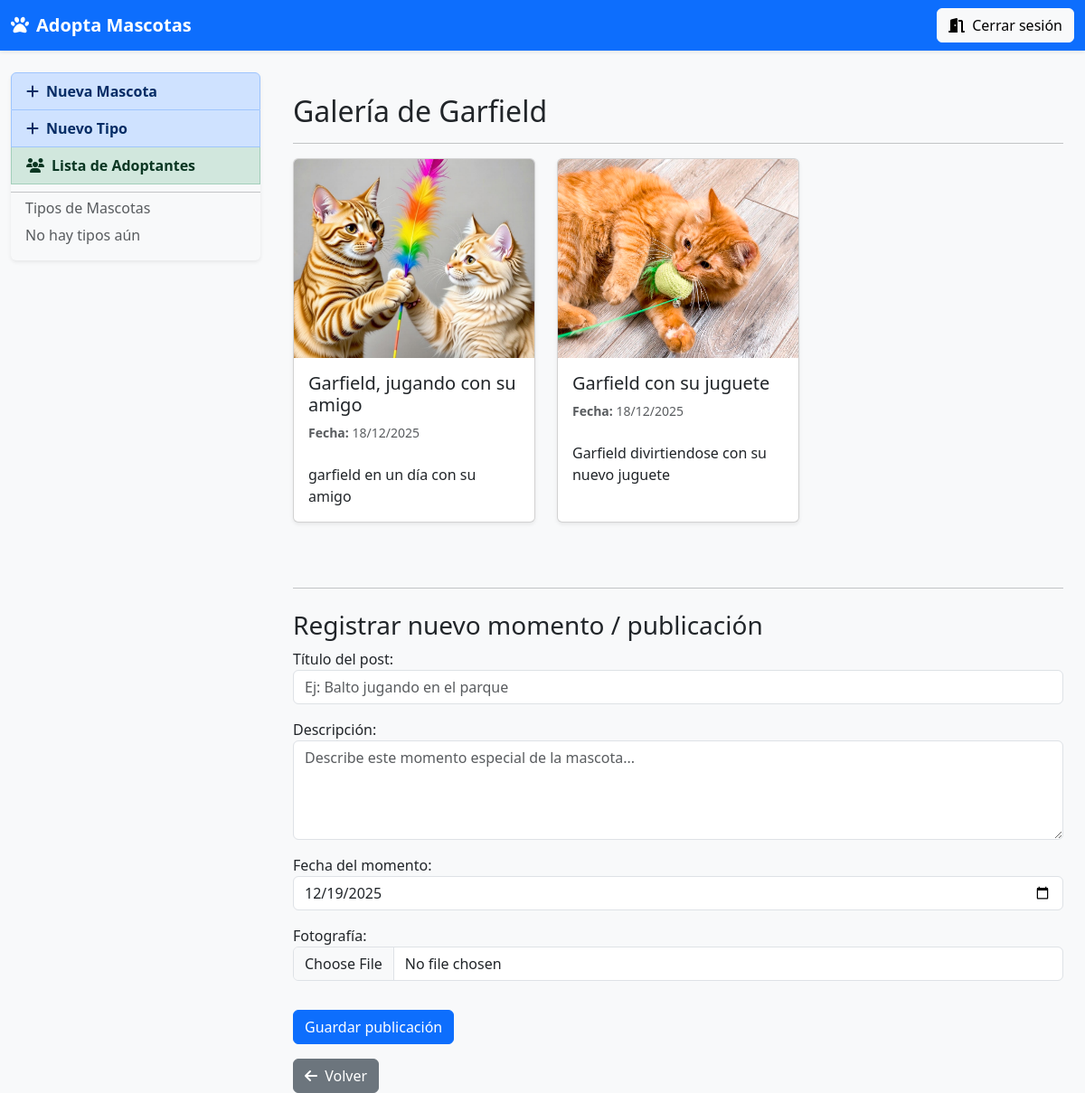
The page /detalleMascota/3/posts/ (signed in) on the database its author committed.
### app1/models.py (models this page shows, shortened)
class Mascota(models.Model):
    nombre = models.CharField(max_length=128,null=True,blank=True)
    edad = models.IntegerField()
    descripcion = models.TextField(max_length=512,null=True,blank=True)
    foto = models.ImageField(upload_to='mascotas/')
    tipo = models.ForeignKey(TipoMascota, on_delete=models.CASCADE)
    estado = models.CharField(max_length=20,null=True,blank=True)

class PostMascota(models.Model):
    mascota = models.ForeignKey(
        'Mascota',
        on_delete=models.CASCADE,
        related_name='posts'
    )
    titulo = models.CharField(max_length=200)
    descripcion = models.TextField(blank=True)
    fecha = models.DateField(default=date.today, help_text="Fecha en que ocurrió este momento")
    foto = models.ImageField(upload_to='mascotas/posts/')
    class Meta:
        ordering = ['-fecha']
        verbose_name = 'Post de Mascota'
        verbose_name_plural = 'Posts de Mascotas'

### app1/views.py (the view)
# urls.py: path('detalleMascota/<int:mascota_id>/posts/', views.posts_mascota, name='posts_mascota'),
@login_required(login_url='/')
def posts_mascota(request, mascota_id):
    mascota = get_object_or_404(Mascota, id=mascota_id)
    posts = mascota.posts.all()
    if request.method == 'POST':
        form = PostMascotaForm(request.POST, request.FILES)
        if form.is_valid():
            nuevo_post = form.save(commit=False)
            nuevo_post.mascota = mascota
            nuevo_post.save()
            return redirect('app1:posts_mascota', mascota_id=mascota.id)
    else:
        form = PostMascotaForm()
    context = {
        'mascota': mascota,
        'form': form,
        'posts': posts,
    }
    return render(request, 'posts_mascota.html', context)

### app1/forms.py (shortened to what this page needs)
class PostMascotaForm(forms.ModelForm):
    class Meta:
        model = PostMascota
        fields = ['titulo', 'descripcion', 'fecha', 'foto']
        widgets = {
            'titulo': forms.TextInput(attrs={
                'class': 'form-control',
                'placeholder': 'Ej: Balto jugando en el parque',
                'label': 'Título del post'
            }),
            'descripcion': forms.Textarea(attrs={
                'class': 'form-control',
                'placeholder': 'Describe este momento especial de la mascota...',
                'rows': 4,
                'label': 'Descripción'
            }),
            'fecha': forms.DateInput(attrs={
                'class': 'form-control',
                'type': 'date',  # Muestra el calendario nativo del navegador
                'label': 'Fecha del momento'
            }),
            'foto': forms.ClearableFileInput(attrs={
                'class': 'form-control',
                'label': 'Fotografía'
            }),
        }
        labels = {
            'titulo': 'Título del post',
            'descripcion': 'Descripción',
            'fecha': 'Fecha del momento',
            'foto': 'Fotografía',
        }

### app1/templates/posts_mascota.html (shortened to what this page needs)
{% extends 'layout.html' %}
{% block content %}
<div class="container mt-4">
    <h2>Galería de {{ mascota.nombre }}</h2>
    <hr>
    <div class="row">
        {% for post in posts %}
            <div class="col-md-4 mb-4">
                <div class="card h-100 shadow-sm">
                    {% if post.foto %}
                        <img src="{{ post.foto.url }}" class="card-img-top" alt="{{ post.titulo }}" style="height: 220px; object-fit: cover;">
                    {% else %}
                        <div class="bg-light text-center py-5" style="height: 220px;">
                            <small class="text-muted">Sin foto</small>
                        </div>
                    {% endif %}
                    <div class="card-body d-flex flex-column">
                        <h5 class="card-title">{{ post.titulo }}</h5>
                        <p class="text-muted small"><strong>Fecha:</strong> {{ post.fecha|date:"d/m/Y" }}</p>
                        <p class="card-text mt-2">{{ post.descripcion }}</p>
                    </div>
                </div>
            </div>
        {% endfor %}
    </div>
    <hr class="mt-5 mb-4">
    <h3>Registrar nuevo momento / publicación</h3>
    <form method="POST" enctype="multipart/form-data">
        <div class="mb-3">
            {{ form.titulo.label_tag }}
            {{ form.titulo }}
        </div>
        <div class="mb-3">
            {{ form.descripcion.label_tag }}
            {{ form.descripcion }}
        </div>
        <div class="mb-3">
            {{ form.fecha.label_tag }}
            {{ form.fecha }}
        </div>
        <div class="mb-3">
            {{ form.foto.label_tag }}
            {{ form.foto }}
        </div>
        <button type="submit" class="btn btn-primary mt-3">Guardar publicación</button>
    </form>
         <a href="{% url 'app1:home' %}" class="btn btn-secondary mt-3">
        <i class="fa-solid fa-arrow-left me-1"></i> Volver
      </a>
</div>
{% endblock %}

### rows shown on the page
Mascota: nombre "Garfield"
PostMascota: foto (picture), titulo "Garfield, jugando con su amigo", fecha "18/12/2025", descripcion "garfield en un día con su amigo"
PostMascota: foto (picture), titulo "Garfield con su juguete", fecha "18/12/2025", descripcion "Garfield divirtiendose con su nuevo juguete"
